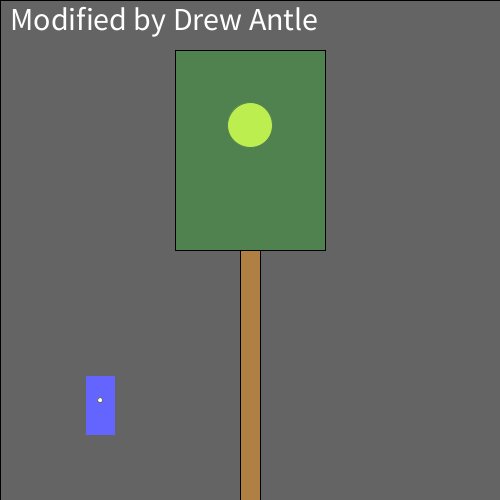
Frame 1 (no input)
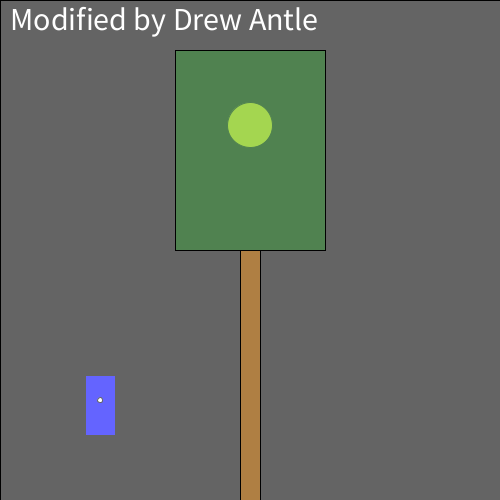
Frame 60 (the mouse pressed at the canvas centre just before this capture)
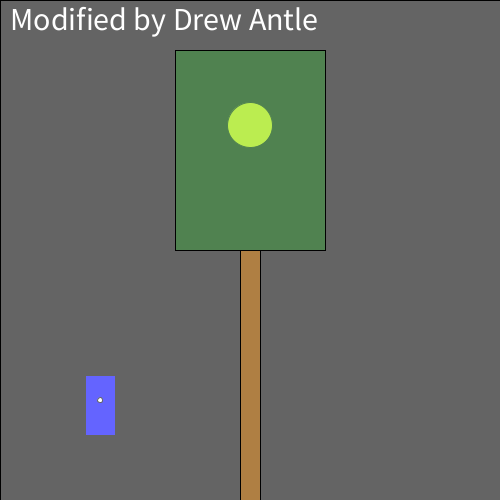
Frame 120 (the mouse held since frame 60 and released just before this capture)

The Processing sketch that drew these frames (run headless with seeded random() and noise(); from frame 60 on, the mouse is pressed at the canvas centre):

// Processing sketch: processing_109435
// ── processing_109435.pde

/*
  Norm Krumpe
  September 22, 2012
  Models a light that is triggered by motion (in this case, motion
  of the mouse).  The light also has a timer.  So, motion turns on the
  light, but a certain amount of time passing with no motion will
  cause the light to turn off again.
*/

// How close you need to get to the
// light sensor in order to turn on
// the light.  Higher values make it
// easier to trigger the light.  Distance
// is measured in pixels.
final int TRIGGER_DISTANCE = 50;

// The location of the sensor:
final int SWITCH_CENTER_X = 100;
final int SWITCH_CENTER_Y = 400;

// seconds until light shuts off automatically when there is no motion
final float SECONDS_UNTIL_AUTO_SHUTOFF = 10; 

// Light will initially be on because of this next value.
// Want the light off initially?  
// Set this to something less than SECONDS_UNTIL_AUTO_SHUTOFF
float timeOfLastTrigger = 0; 
boolean revealTriggerRegion = false;

// Just choose a window size
void setup() {
  size(500, 500);
}

// Each time the mouse moves, check to see
// if it triggered the motion sensor
void mouseMoved() {
  if (motionSensorWasTriggered()) {
    timeOfLastTrigger = millis()/1000.0;
  }
}

// When a key is pressed, toggle the "cheat" that
// reveals the motion sensor's trigger region.
void keyPressed() {
  revealTriggerRegion = !revealTriggerRegion;
}

// Draw the various parts of the scene
void draw() {
  background(0);
  fill(255,255,255);
  textSize(32);
  text("Modified by Drew Antle",10,30);
  drawLightSwitch();
  drawLamp();  
  drawTriggerRegion();
}

// Draws all components of the lamp
void drawLamp() {
  drawLight();
  fill(0, 255, 0, 50);
  rect(175, 50, 150, 200);
  fill(175, 127, 67);
  rect(240, 250, 20, 250);
}

// How the light gets drawn depends on whether
// the lightbulb is lit.
void drawLight() {

  if (secondsSinceLastTrigger() < SECONDS_UNTIL_AUTO_SHUTOFF) {
    // If the light is on:
    int strength = (int)random(156, 256);
    fill(strength, strength, 0);
    ellipse(250, 125, 45, 45);
    fill(255, 100);
    rect(0, 0, width, height);
  }

  else {
    // Light is off:
    fill(10, 10, 0);
    ellipse(250, 125, 45, 45);
  }
}

// Draw the light switch/sensor
void drawLightSwitch() {
  fill(0,0,255);
  rect(SWITCH_CENTER_X - 15, SWITCH_CENTER_Y - 25, 30, 60);
  fill(255);
  ellipse(SWITCH_CENTER_X, SWITCH_CENTER_Y, 5, 5);
}

// Return true if the mouse triggered the sensor
boolean motionSensorWasTriggered() {
  return distanceFromLightSwitch() < TRIGGER_DISTANCE;
}

// Compute the distance between the mouse and the sensor
float distanceFromLightSwitch() {  
  return dist(mouseX, mouseY, SWITCH_CENTER_X, SWITCH_CENTER_Y);
}

// Determine how long it has been since the motion sensor
// was last turned on.
float secondsSinceLastTrigger() {
  return millis()/1000.0 - timeOfLastTrigger;
}

// Show a "cheat" region so that you know where the mouse
// needs to go in order to trigger the light sensor
void drawTriggerRegion() {
  if (revealTriggerRegion) {
    fill(255, 25);
    ellipse(SWITCH_CENTER_X, SWITCH_CENTER_Y, 
    TRIGGER_DISTANCE * 2, TRIGGER_DISTANCE * 2);
  }
}
